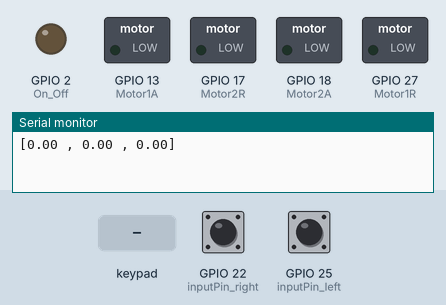
Bench run of a sketch on a simulated ESP32. Parts: switched loads named in the sketch (green lamp = pin HIGH), output pins drawn as LEDs (lit = HIGH), the last lines printed to the serial monitor. The test bench sets the inputs (shaded band); at power-on: GPIO 22 (inputPin_right) LOW, GPIO 25 (inputPin_left) LOW. Nothing arrives over Bluetooth unless stated.

Above: at 1.2 s.
1.3 s: key 'S' pressed
At 2.4 s:
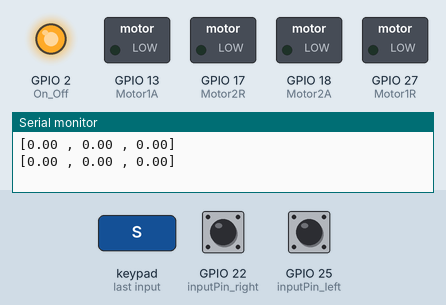
Timing chart, 0 to 4.3 s (numbered marks = the images above; inputs shaded):
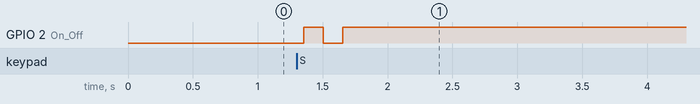

The sketch:

ProtoBleu__WiFi_Odometry_BT_.ino
```cpp
#include <PS4Controller.h>

//#include <WiFi.h>
//#include <WiFiUdp.h>

const short inputPin_left = 25;
const short inputPin_right = 22;
const short sens_left = 32;
const short sens_right = 21;
const short entraxe = 210; // a verifier
const short diametre  = 63; // a verifier

/*const char * networkName = "ntw_TRAVELERS";
  const char * networkPswd = "TRAVELERS";
  const char * udpAddress = "10.3.141.50";
  const short udpPort = 3333;
  boolean connected = false;
  WiFiUDP udp;*/

int tikleft = 0;
int tikright = 0;
double x = 0;
double y = 0;
double teta = 0;
int timerT = 0;

const short dead = 40; //zone morte de la manette
const short freq = 500; // Fréquence du PWM
const short resolution = 8; // Resolution (8 octets = 256 valeurs prenables pour le PWM, de 0 à 255)

const short Motor1A = 13;
const short Motor1R = 27;

const short Motor2A = 18;
const short Motor2R = 17;

const short On_Off = 2;

bool carre = false;

void setup() {
  PS4.begin("02:02:02:02:02:02"); //Lance la connection à la manette PS4 (le paramètre est l'adresse MAC de la manette)
  Serial.begin(115200);
  //connectToWiFi(networkName, networkPswd);

  pinMode(Motor1A, OUTPUT);
  pinMode(Motor1R, OUTPUT);
  pinMode(Motor2A, OUTPUT);
  pinMode(Motor2R, OUTPUT);
  pinMode(On_Off, OUTPUT);
  pinMode(inputPin_left, INPUT_PULLDOWN);
  pinMode(inputPin_right, INPUT_PULLDOWN);
  pinMode(sens_left, INPUT_PULLDOWN);
  pinMode(sens_right, INPUT_PULLDOWN);

  digitalWrite(On_Off, LOW);

  attachInterrupt(digitalPinToInterrupt(inputPin_left), interruptionleft, RISING);
  attachInterrupt(digitalPinToInterrupt(inputPin_right), interruptionright, RISING);

  for (int i = 1; i <= 4; i++)
  {
    /* Fonctionnement du PWM avec l'ESP32:
       Tout d'abord créer un "programme pré-enregistré" avec ledcSetup([numéro du programme (1 à 16)],[fq du PWM], [résolution du PWM])
       Ensuite, on "attache" un pin à un programme avec ledcAttachPin([pin],[numéro du programme])
       Attention, on ne peut pas attacher plusieurs pins à un même programme (ici, on a donc du créer 12 programmes différents ayant les mêmes caractéristiques)

       Enfin, pour utiliser le PWM, on utiliser ledcWrite([numéro du programme],[valeur du PWM])

    */
    ledcSetup(i, freq, resolution); // Tous les programmes/channels de 1 à 12 auront donc comme fq 500hz et 8 de résolution
  }

  ledcAttachPin(Motor1A, 1);
  ledcAttachPin(Motor1R, 2);
  ledcAttachPin(Motor2A, 3);
  ledcAttachPin(Motor2R, 4);
  timerT = millis();
}

void loop() {

  if (PS4.isConnected())// Le code ne se lance que si la manette PS4 est connecté
  {
    short RStick = PS4.RStickY(); // Valeur de l'intensité d'inclinaison du joystick droit (entre 127 et -128)
    bool R_A = PS4.RStickY() > 0; // Booléen indiquant si l'on veut avancer ou non (pour le joystick droit)
    short LStick = PS4.LStickY(); // idem pour joystick gauche
    bool L_A = PS4.LStickY() > 0; //idem pour joystick gauche

    if (PS4.Square()) //Si le bouton carré est pressé
    {
      carre = !carre;
      if (carre)
        digitalWrite(On_Off, HIGH);
      else
        digitalWrite(On_Off, LOW);
      delay(100);
    }
    Move(LStick, RStick, L_A, R_A);
    position(PI * diametre * tikleft / 341, PI * diametre * tikright / 341, &x, &y, &teta); // 2*pi*rayon d'une roue / 1024 (nb d'impulsions par tour)
    if (millis() - timerT>1000) {
      Serial.print("[");
      Serial.print(x);
      Serial.print(" , ");
      Serial.print(y);
      Serial.print(" , ");
      Serial.print(teta);
      Serial.println("]");
      timerT = millis();
    }
    /*if (connected) {
      //Send a packet
      udp.beginPacket(udpAddress, udpPort);
      udp.printf("Seconds since boot: %u", millis() / 1000);
      udp.endPacket();
      }
      delay(50);
      }*/
  }
  delay(50);
}

void Move(int gauche, int droite, bool L_A, bool R_A)
{
  if (PS4.isConnected())
  {
    if ((gauche <= -dead || gauche >= dead) || (droite <= -dead || droite >= dead))//
    {
      int valueR = 0;
      int valueL = 0;
      if ((droite <= -dead || droite >= dead))
        valueR = min((int)map(abs(droite), 0, 110, 0, 255), 255);
      if (gauche <= -dead || gauche >= dead)
        valueL = min((int)map(abs(gauche), 0, 110, 0, 255), 255);

      if (L_A)
      {
        ledcWrite(1, round(valueL));
        ledcWrite(2, 0);
      }
      else
      {
        ledcWrite(1, 0);
        ledcWrite(2, round(valueL));
      }

      if (R_A)
      {
        ledcWrite(3, round(valueR));
        ledcWrite(4, 0);
      }
      else
      {
        ledcWrite(3, 0);
        ledcWrite(4, round(valueR));
      }
    }
    else
    {
      ledcWrite(1, 0);
      ledcWrite(2, 0);
      ledcWrite(3, 0);
      ledcWrite(4, 0);
    }
  }
}
/*void connectToWiFi(const char * ssid, const char * pwd) {
  Serial.println("Connecting to WiFi network: " + String(ssid));

  // delete old config
  WiFi.disconnect(true);
  //register event handler
  WiFi.onEvent(WiFiEvent);

  //Initiate connection
  WiFi.begin(ssid, pwd);

  Serial.println("Waiting for WIFI connection...");
  }

  //wifi event handler
  void WiFiEvent(WiFiEvent_t event) {
  switch (event) {
    case SYSTEM_EVENT_STA_GOT_IP:
      //When connected set
      Serial.print("WiFi connected! IP address: ");
      Serial.println(WiFi.localIP());
      //initializes the UDP state
      //This initializes the transfer buffer
      udp.begin(WiFi.localIP(), udpPort);
      connected = true;
      break;
    case SYSTEM_EVENT_STA_DISCONNECTED:
      Serial.println("WiFi lost connection");
      connected = false;
      break;
  }
  }*/

void interruptionleft() {
  if (digitalRead(sens_left)) {
    tikleft++;
  }
  else {
    tikleft--;
  }
}

void interruptionright() {
  if (!digitalRead(sens_right)) {
    tikright++;
  }
  else {
    tikright--;
  }
}

void position(double dleft, double dright, double * px, double * py, double * pteta) {
  double dcenter = (dleft + dright) / 2;
  double phi = (dright - dleft) / entraxe;
  *px = x + dcenter * cos(*pteta + phi / 2);
  *py = y + dcenter * sin(*pteta + phi / 2);
  *pteta = teta + phi;
  tikright = 0;
  tikleft = 0;
}
```

Measured:
- after the input at 1.3 s, GPIO 2 (On_Off): LOW → HIGH after 0.05 s, → LOW 0.15 s later, → HIGH 0.15 s later
